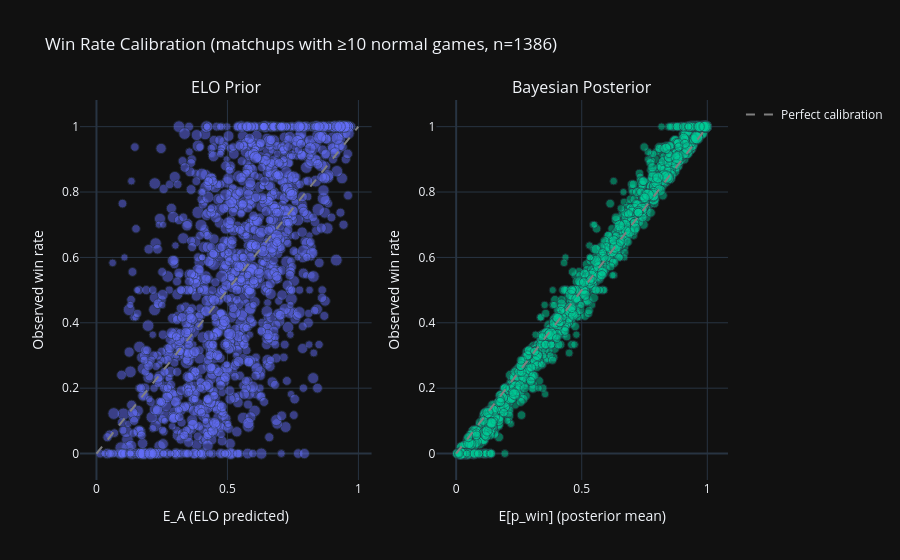

The cell this chart's notebook holds for it:
### Markdown cell above
The plot below compares the ELO prior ($E_\text{A}$) against the Bayesian posterior mean for predicting win rates. The posterior is visibly tighter around the diagonal, confirming that the Bayesian update improves calibration over the raw ELO prediction. Circle size is proportional to the number of observed games.

*If the plot below is not visible, open [ladder_model/plots/win_rate_calibration.html](ladder_model/plots/win_rate_calibration.html).*

### Code cell
import numpy as np
import pandas as pd
from plotly.subplots import make_subplots
import plotly.graph_objects as go

matchups = pd.read_csv("ladder_model/matchup_params.csv")
df = matchups.copy()
df["total_normal"] = df["W"] + df["L"] + df["D"]
df = df[df["total_normal"] >= 10]
df["observed_winrate"] = df["W"] / df["total_normal"]
df["posterior_winrate"] = df["alpha_win"] / (df["alpha_win"] + df["alpha_draw"] + df["alpha_loss"])

fig = make_subplots(rows=1, cols=2, subplot_titles=["ELO Prior", "Bayesian Posterior"])
marker = dict(size=np.log1p(df["total_normal"]) * 3, opacity=0.5)
text = df["bot_lo_name"] + " vs " + df["bot_hi_name"]

for col, x_col in [(1, "E_A"), (2, "posterior_winrate")]:
    fig.add_trace(go.Scatter(
        x=df[x_col], y=df["observed_winrate"], mode="markers", marker=marker, text=text,
        hovertemplate="%{text}<br>Predicted: %{x:.2f}<br>Observed: %{y:.2f}<extra></extra>",
        showlegend=False,
    ), row=1, col=col)
    fig.add_trace(go.Scatter(
        x=[0, 1], y=[0, 1], mode="lines", line=dict(dash="dash", color="gray"),
        showlegend=col == 1, name="Perfect calibration",
    ), row=1, col=col)

n = len(df)
fig.update_xaxes(title_text="E_A (ELO predicted)", row=1, col=1)
fig.update_xaxes(title_text="E[p_win] (posterior mean)", row=1, col=2)
fig.update_yaxes(title_text="Observed win rate", row=1, col=1)
fig.update_yaxes(title_text="Observed win rate", row=1, col=2)
fig.update_layout(title=f"Win Rate Calibration (matchups with ≥10 normal games, n={n})")
fig.show()

### Figure 1 — Plotly figure (JSON) as saved in the notebook; plotly's stock layout.template omitted (floating-point values rounded to 4 significant figures; data arrays with more than 128 entries replaced by an {"elided": "..."} marker saying what was removed)
{"data": [{"hovertemplate": "%{text}<br>Predicted: %{x:.2f}<br>Observed: %{y:.2f}<extra></extra>", "marker": {"opacity": 0.5, "size": {"elided": "1386 float values"}}, "mode": "markers", "showlegend": false, "text": {"elided": "1386 str values"}, "x": {"elided": "1386 float values"}, "y": {"elided": "1386 float values"}, "type": "scatter", "xaxis": "x", "yaxis": "y"}, {"line": {"color": "gray", "dash": "dash"}, "mode": "lines", "name": "Perfect calibration", "showlegend": true, "x": [0, 1], "y": [0, 1], "type": "scatter", "xaxis": "x", "yaxis": "y"}, {"hovertemplate": "%{text}<br>Predicted: %{x:.2f}<br>Observed: %{y:.2f}<extra></extra>", "marker": {"opacity": 0.5, "size": {"elided": "1386 float values"}}, "mode": "markers", "showlegend": false, "text": {"elided": "1386 str values"}, "x": {"elided": "1386 float values"}, "y": {"elided": "1386 float values"}, "type": "scatter", "xaxis": "x2", "yaxis": "y2"}, {"line": {"color": "gray", "dash": "dash"}, "mode": "lines", "name": "Perfect calibration", "showlegend": false, "x": [0, 1], "y": [0, 1], "type": "scatter", "xaxis": "x2", "yaxis": "y2"}], "layout": {"xaxis": {"anchor": "y", "domain": [0, 0.45], "title": {"text": "E_A (ELO predicted)"}}, "yaxis": {"anchor": "x", "domain": [0, 1], "title": {"text": "Observed win rate"}}, "xaxis2": {"anchor": "y2", "domain": [0.55, 1], "title": {"text": "E[p_win] (posterior mean)"}}, "yaxis2": {"anchor": "x2", "domain": [0, 1], "title": {"text": "Observed win rate"}}, "annotations": [{"font": {"size": 16}, "showarrow": false, "text": "ELO Prior", "x": 0.225, "xanchor": "center", "xref": "paper", "y": 1, "yanchor": "bottom", "yref": "paper"}, {"font": {"size": 16}, "showarrow": false, "text": "Bayesian Posterior", "x": 0.775, "xanchor": "center", "xref": "paper", "y": 1, "yanchor": "bottom", "yref": "paper"}], "title": {"text": "Win Rate Calibration (matchups with ≥10 normal games, n=1386)"}}}
